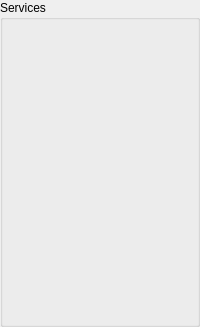
         <widget class="QGroupBox" name="services">
          <property name="title">
           <string>Services</string>
          </property>
          <layout class="QVBoxLayout" name="verticalLayout_4">
           <item>
            <widget class="QLabel" name="services_1">
             <property name="font">
              <font>
               <family>Calibri</family>
               <pointsize>11</pointsize>
               <bold>false</bold>
              </font>
             </property>
             <property name="text">
              <string/>
             </property>
             <property name="alignment">
              <set>Qt::AlignCenter</set>
             </property>
            </widget>
           </item>
           <item>
            <widget class="QLabel" name="services_2">
             <property name="font">
              <font>
               <family>Calibri</family>
               <pointsize>11</pointsize>
               <bold>false</bold>
              </font>
             </property>
             <property name="text">
              <string/>
             </property>
             <property name="alignment">
              <set>Qt::AlignCenter</set>
             </property>
            </widget>
           </item>
           <item>
            <widget class="QLabel" name="services_3">
             <property name="font">
              <font>
               <family>Calibri</family>
               <pointsize>11</pointsize>
               <bold>false</bold>
              </font>
             </property>
             <property name="text">
              <string/>
             </property>
             <property name="alignment">
              <set>Qt::AlignCenter</set>
             </property>
            </widget>
           </item>
           <item>
            <widget class="QLabel" name="services_4">
             <property name="font">
              <font>
               <family>Calibri</family>
               <pointsize>11</pointsize>
               <bold>false</bold>
              </font>
             </property>
             <property name="text">
              <string/>
             </property>
             <property name="alignment">
              <set>Qt::AlignCenter</set>
             </property>
            </widget>
           </item>
           <item>
            <widget class="QLabel" name="services_5">
             <property name="font">
              <font>
               <family>Calibri</family>
               <pointsize>11</pointsize>
               <bold>false</bold>
              </font>
             </property>
             <property name="text">
              <string/>
             </property>
             <property name="alignment">
              <set>Qt::AlignCenter</set>
             </property>
            </widget>
           </item>
           <item>
            <widget class="QLabel" name="services_6">
             <property name="font">
              <font>
               <family>Calibri</family>
               <pointsize>11</pointsize>
               <bold>false</bold>
              </font>
             </property>
             <property name="text">
              <string/>
             </property>
             <property name="alignment">
              <set>Qt::AlignCenter</set>
             </property>
            </widget>
           </item>
           <item>
            <widget class="QLabel" name="services_7">
             <property name="font">
              <font>
               <family>Calibri</family>
               <pointsize>11</pointsize>
               <bold>false</bold>
              </font>
             </property>
             <property name="text">
              <string/>
             </property>
             <property name="alignment">
              <set>Qt::AlignCenter</set>
             </property>
            </widget>
           </item>
           <item>
            <widget class="QLabel" name="services_8">
             <property name="font">
              <font>
               <family>Calibri</family>
               <pointsize>11</pointsize>
               <bold>false</bold>
              </font>
             </property>
             <property name="text">
              <string/>
             </property>
             <property name="alignment">
              <set>Qt::AlignCenter</set>
             </property>
            </widget>
           </item>
           <item>
            <widget class="QLabel" name="services_9">
             <property name="font">
              <font>
               <family>Calibri</family>
               <pointsize>11</pointsize>
               <bold>false</bold>
              </font>
             </property>
             <property name="text">
              <string/>
             </property>
             <property name="alignment">
              <set>Qt::AlignCenter</set>
             </property>
            </widget>
           </item>
           <item>
            <widget class="QLabel" name="services_10">
             <property name="font">
              <font>
               <family>Calibri</family>
               <pointsize>11</pointsize>
               <bold>false</bold>
              </font>
             </property>
             <property name="text">
              <string/>
             </property>
             <property name="alignment">
              <set>Qt::AlignCenter</set>
             </property>
            </widget>
           </item>
           <item>
            <widget class="QLabel" name="services_11">
             <property name="font">
              <font>
               <family>Calibri</family>
               <pointsize>11</pointsize>
               <bold>false</bold>
              </font>
             </property>
             <property name="text">
              <string/>
             </property>
             <property name="alignment">
              <set>Qt::AlignCenter</set>
             </property>
            </widget>
           </item>
           <item>
            <widget class="QLabel" name="services_12">
             <property name="font">
              <font>
               <family>Calibri</family>
               <pointsize>11</pointsize>
               <bold>false</bold>
              </font>
             </property>
             <property name="text">
              <string/>
             </property>
             <property name="alignment">
              <set>Qt::AlignCenter</set>
             </property>
            </widget>
           </item>
          </layout>
         </widget>
